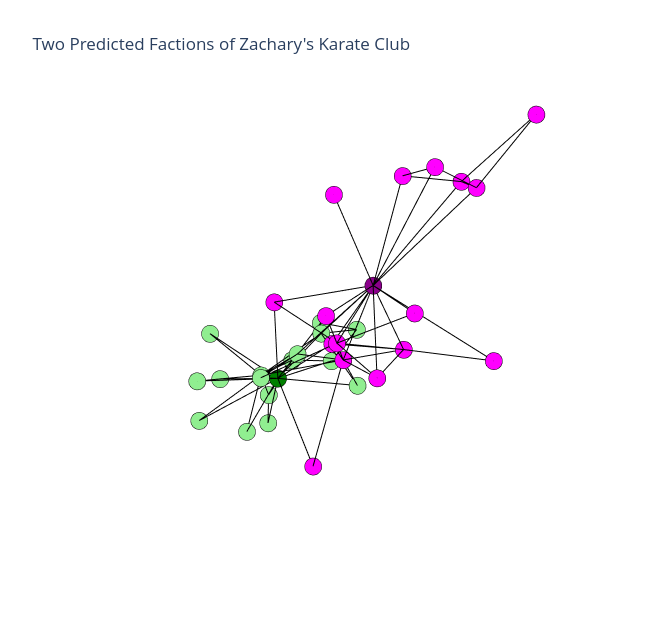

Write notebook code for a chart like this one.
### Code cell
#Include the traces we want to plot and create a figure
data = [trace_edges, trace_nodes, trace_MrHi, trace_JohnA]
fig = go.Figure(data=data, layout=layout)

fig

### Figure 1 — Plotly figure (JSON) as saved in the notebook; plotly's stock layout.template omitted (floating-point values rounded to 4 significant figures; data arrays with more than 128 entries replaced by an {"elided": "..."} marker saying what was removed)
{"data": [{"hoverinfo": "none", "line": {"color": "black", "width": 2}, "mode": "lines", "type": "scatter3d", "x": {"elided": "234 float values"}, "y": {"elided": "234 float values"}, "z": {"elided": "234 float values"}}, {"hoverinfo": "text", "marker": {"color": [1, 1, 1, 1, 1, 1, 1, 1, 0, 1, 1, 1, 1, 1, 0, 0, 1, 1, 0, 1, 0, 1, 0, 0, 0, 0, 0, 0, 0, 0, 0, 0, 0, 0], "colorscale": [[0, "lightgreen"], [1, "magenta"]], "line": {"color": "black", "width": 0.5}, "size": 10, "symbol": "circle"}, "mode": "markers", "text": ["Mr. Hi", "Mr. Hi", "Mr. Hi", "Mr. Hi", "Mr. Hi", "Mr. Hi", "Mr. Hi", "Mr. Hi", "Mr. Hi", "Officer", "Mr. Hi", "Mr. Hi", "Mr. Hi", "Mr. Hi", "Officer", "Officer", "Mr. Hi", "Mr. Hi", "Officer", "Mr. Hi", "Officer", "Mr. Hi", "Officer", "Officer", "Officer", "Officer", "Officer", "Officer", "Officer", "Officer", "Officer", "Officer", "Officer", "Officer"], "type": "scatter3d", "x": [-0.2118, -0.0891, -0.1292, -0.3966, -0.2591, -0.5629, -0.5209, -0.2929, 0.1197, -0.05461, -0.3656, 0.004189, -0.7541, -0.06225, 0.6464, 0.3787, -0.7544, -0.3578, 0.7533, 0.2337, 0.6937, -0.04021, 0.6986, 0.201, -0.188, 0.05683, 0.3175, -0.05705, -0.2347, 0.3266, 0.2883, 0.02694, 0.3475, 0.2384], "y": [-0.1688, 0.1051, 0.1054, 0.07874, -0.5829, -0.5381, -0.6329, 0.2325, 0.08657, 0.6461, -0.5144, -0.3435, 0.1175, 0.05546, 0.193, 0.5069, -0.851, 0.08288, -0.07404, -0.04996, 0.4848, 0.1209, 0.2778, 0.00106, -0.3021, -0.2778, 0.3988, -0.009263, 0.1512, 0.2307, 0.2475, -0.127, 0.1696, 0.1793], "z": [0.4612, 0.3825, 0.05048, 0.3533, 0.7282, 0.7893, 0.6695, 0.3662, -0.06744, -0.3201, 0.9306, 0.9122, 0.5508, 0.1544, -0.7088, -0.5337, 0.8901, 0.9128, -0.6128, 0.3594, -0.5991, 0.8359, -0.3608, -0.675, -0.7841, -0.6699, -1, -0.5566, -0.3721, -0.8139, -0.05583, -0.3688, -0.4458, -0.4021]}, {"hoverinfo": "text", "marker": {"color": "darkmagenta", "line": {"color": "black", "width": 0.5}, "size": 10, "symbol": "circle"}, "mode": "markers", "name": "Mr_Hi", "text": ["Mr_Hi"], "type": "scatter3d", "x": [-0.2118], "y": [-0.1688], "z": [0.4612]}, {"hoverinfo": "text", "marker": {"color": "green", "line": {"color": "black", "width": 0.5}, "size": 10, "symbol": "circle"}, "mode": "markers", "name": "John_A", "text": ["Officer"], "type": "scatter3d", "x": [0.2384], "y": [0.1793], "z": [-0.4021]}], "layout": {"height": 625, "hovermode": "closest", "margin": {"t": 100}, "scene": {"aspectmode": "auto", "aspectratio": {"x": 0.9231, "y": 0.9165, "z": 1.182}, "camera": {"center": {"x": 0, "y": 0, "z": 0}, "eye": {"x": -0.07487, "y": 0.4617, "z": 1.612}, "projection": {"type": "perspective"}, "up": {"x": 0, "y": 0, "z": 1}}, "xaxis": {"showbackground": false, "showgrid": false, "showline": false, "showticklabels": false, "title": {"text": ""}, "type": "linear", "zeroline": false}, "yaxis": {"showbackground": false, "showgrid": false, "showline": false, "showticklabels": false, "title": {"text": ""}, "type": "linear", "zeroline": false}, "zaxis": {"showbackground": false, "showgrid": false, "showline": false, "showticklabels": false, "title": {"text": ""}, "type": "linear", "zeroline": false}}, "showlegend": false, "title": {"text": "Two Predicted Factions of Zachary's Karate Club"}, "width": 650}}
